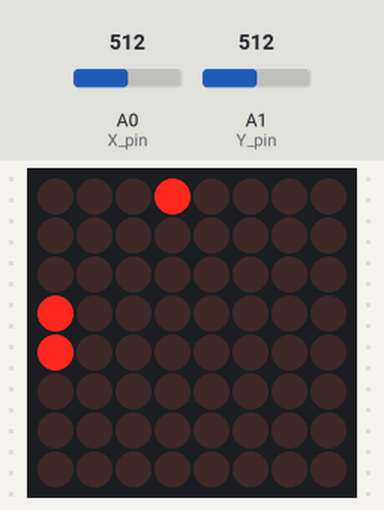
This sketch was run on a simulated Arduino Uno, built with avr-gcc and run on an emulated ATmega328P. Shown: 8×8 LED matrix. The inputs (shaded band) are chosen by the test bench; at power-on: A1 (Y_pin) = 512, A0 (X_pin) = 512. Random numbers use the default seed unless the sketch sets one; what the sketch prints to the serial monitor is not drawn.

Above: at 1.2 s.
1.3 s: A1 (Y_pin) set to 582
3.5 s: A1 (Y_pin) set to 610
At 4.17 s:
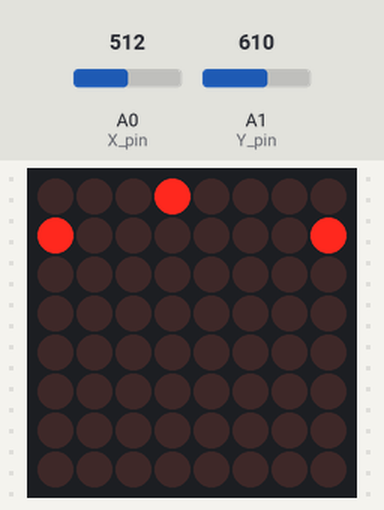
5.8 s: A0 (X_pin) set to 416
8.0 s: A0 (X_pin) set to 393
At 8.69 s:
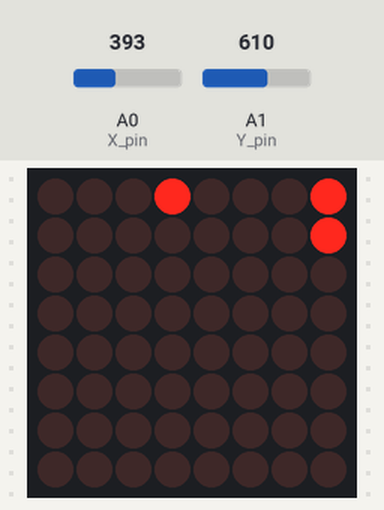
10.8 s: A0 (X_pin) set to 410
At 11.7 s:
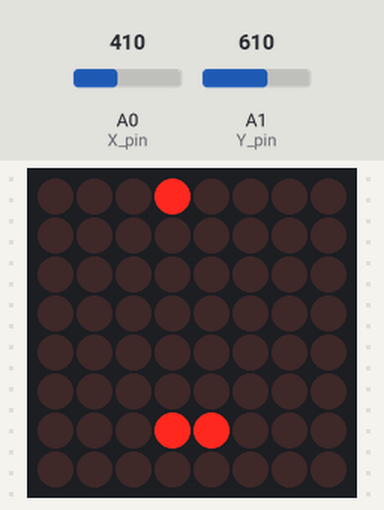
13.0 s: A0 (X_pin) set to 390
At 13.71 s:
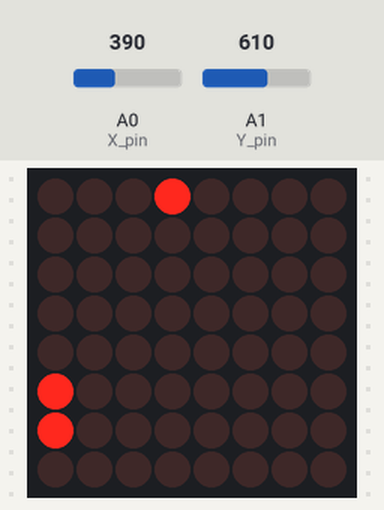

Measured:
- the behaviour switches between 600 and 601 on A1 (Y_pin) (found by bisection; images 0 and 1)
- the behaviour switches between 400 and 399 on A0 (X_pin) (found by bisection; images 1 and 2)

The sketch:

snake.ino
```cpp
#include "LedControl.h"

/*
 Initialize the LedControl Module
 pin 12 is connected to the DataIn
 pin 11 is connected to LOAD(CS)
 pin 10 is connected to the CLK
 We have only a single MAX72XX.
 */
LedControl lc=LedControl(12,10,11,1);

// Pin numbers for the Joystick
const int SW_pin = 2; // digital pin connected to switch output
const int X_pin = 0; // analog pin connected to X output
const int Y_pin = 1; // analog pin connected to Y output

// Array holding the positions of the snake
int snake[64][2] = { {0, 0}, {1, 0} };
// index of the snake head in the snake array
int snakeHead = 1;
// index of the snake tail in the snake array
int snakeTail = 0;

// -1, 0, 1 number, showing the movement in the X axis
int snakeMoveX = 1;
// -1, 0, 1 number, showing the movement in the Y axis
int snakeMoveY = 0;

// position of the cherry that the snake can eat
int cherry[2] = { 0, 0 };

void setup() {
  randomSeed(analogRead(5));

  // have a serial for debugging
  Serial.begin(9600);
  /*
   The MAX72XX is in power-saving mode on startup,
   we have to do a wakeup call
   */
  lc.shutdown(0,false);
  /* Set the brightness to a medium values */
  lc.setIntensity(0,3);
  // start the game
  startGame();
}

/*
 * Detects a move of the joystick and update
 * the snakeMoveX and snakeMoveY variables.
 * The function allows to snake only to change its direction,
 * but not to move backward.
 * Returns true, if a move from joystick was detected.
 */
bool detectMove() {
  int x = analogRead(X_pin);
  int y = analogRead(Y_pin);

  int moveX = 0;
  int moveY = 0;

  if (x > 600) {
    // move down
    moveX = 1;
  }

  if (x < 400) {
    moveX = -1;
  }

  if (y > 600) {
    // move down
    moveY = 1;
  }

  if (y < 400) {
    moveY = -1;
  }

  if (snakeMoveY != 0 && moveX != 0) {
    snakeMoveX = moveX;
    snakeMoveY = 0;
    return true;
  } else if (snakeMoveX != 0 && moveY != 0) {
    snakeMoveY = - moveY;
    snakeMoveX = 0;
    return true;
  }
  return false;
}

/*
 * Generates a new cherry on a random position outside of the snake.
 * The new cherry coordinates are stored in cherry variable.
 */
void generateCherry() {
  boolean generated = false;
  do {
    cherry[0] = random(8);
    cherry[1] = random(8);

    generated = true;
    // check if cherry wasn't generated into the snake
    for (int snakeIndex = snakeTail; snakeIndex != (snakeHead + 1) % 64; snakeIndex = (snakeIndex + 1) % 64) {
      int snakePoint[2] = { snake[snakeIndex][0], snake[snakeIndex][1] };

      if (snakePoint[0] == cherry[0] && snakePoint[1] == cherry[1]) {
        generated = false;
      }
    }
  } while(!generated);

  Serial.print("Cherry at position: ");
  Serial.print(cherry[0]);
  Serial.print(", ");
  Serial.println(cherry[1]);
}

/*
 * Starts a new game (initializes all variables)
 */
void startGame() {
  snakeMoveX = 1;
  snakeMoveY = 0;

  snake[0][0] = 0;
  snake[0][1] = 0;
  snake[1][0] = 1;
  snake[1][1] = 0;
  snakeHead = 1;
  snakeTail = 0;

  generateCherry();
}

/*
 * Restarts the game (show a cross and call startGame)
 */
void restartGame() {
  lc.setRow(0,0,B10000001);
  lc.setRow(0,1,B01000010);
  lc.setRow(0,2,B00100100);
  lc.setRow(0,3,B00011000);
  lc.setRow(0,4,B00011000);
  lc.setRow(0,5,B00100100);
  lc.setRow(0,6,B01000010);
  lc.setRow(0,7,B10000001);

  delay(1000);
  startGame();
}

/*
 * Moves the snake - remove tail, add head.
 * Also detects if the snake doesn't hit itself or when it eats a cherry.
 */
bool moveSnake() {

  int snakePoint[2] = { snake[snakeHead][0], snake[snakeHead][1] };
  snakeHead = (snakeHead + 1) % 64;

  snake[snakeHead][0] = (snakePoint[0] + snakeMoveX + 8) % 8;
  snake[snakeHead][1] = (snakePoint[1] + snakeMoveY + 8) % 8;

  // check if snake did not hit itself
  for (int snakeIndex = snakeTail; snakeIndex != (snakeHead) % 64; snakeIndex = (snakeIndex + 1) % 64) {
    int snakePoint[2] = { snake[snakeIndex][0], snake[snakeIndex][1] };

    if (snakePoint[0] == snake[snakeHead][0] && snakePoint[1] == snake[snakeHead][1]) {
      // snake has hit itself
      restartGame();
      return true;
    }
  }
  // check if we have not eaten a cherry
  if (snake[snakeHead][0] != cherry[0] || snake[snakeHead][1] != cherry [1]) {
    snakeTail = (snakeTail + 1) % 64;
  } else {
    // cherry was eaten, generate new cherry and don't move tail
    generateCherry();
  }
  return false;

}

/*
 * Draws the whole snake on the screen.
 */
void drawSnake() {
  for (int snakeIndex = snakeTail; snakeIndex != (snakeHead + 1) % 64; snakeIndex = (snakeIndex + 1) % 64) {
    int snakePoint[2] = { snake[snakeIndex][0], snake[snakeIndex][1] };

    lc.setLed(0, snakePoint[0], snakePoint[1], true);
  }
}

// Draws the cherry
void drawCherry(bool on) {
  lc.setLed(0, cherry[0], cherry[1], on);
}

/*
 * Main arduino loop
 */
void loop() {

  lc.clearDisplay(0);

  drawCherry(true);
  if (moveSnake()) {
    // if we have restarted, start the function over
    return;
  }

  drawSnake();

  // detect if the user hasn't changed the direction
  bool moveMade = false;
  for (int i = 0; i < 5; i++) {
    // make the cherry blink
    if (i == 3) {
      drawCherry(false);
    }
    if (!moveMade) {
      moveMade = detectMove();
    }
    delay(100);
  }
}
```
